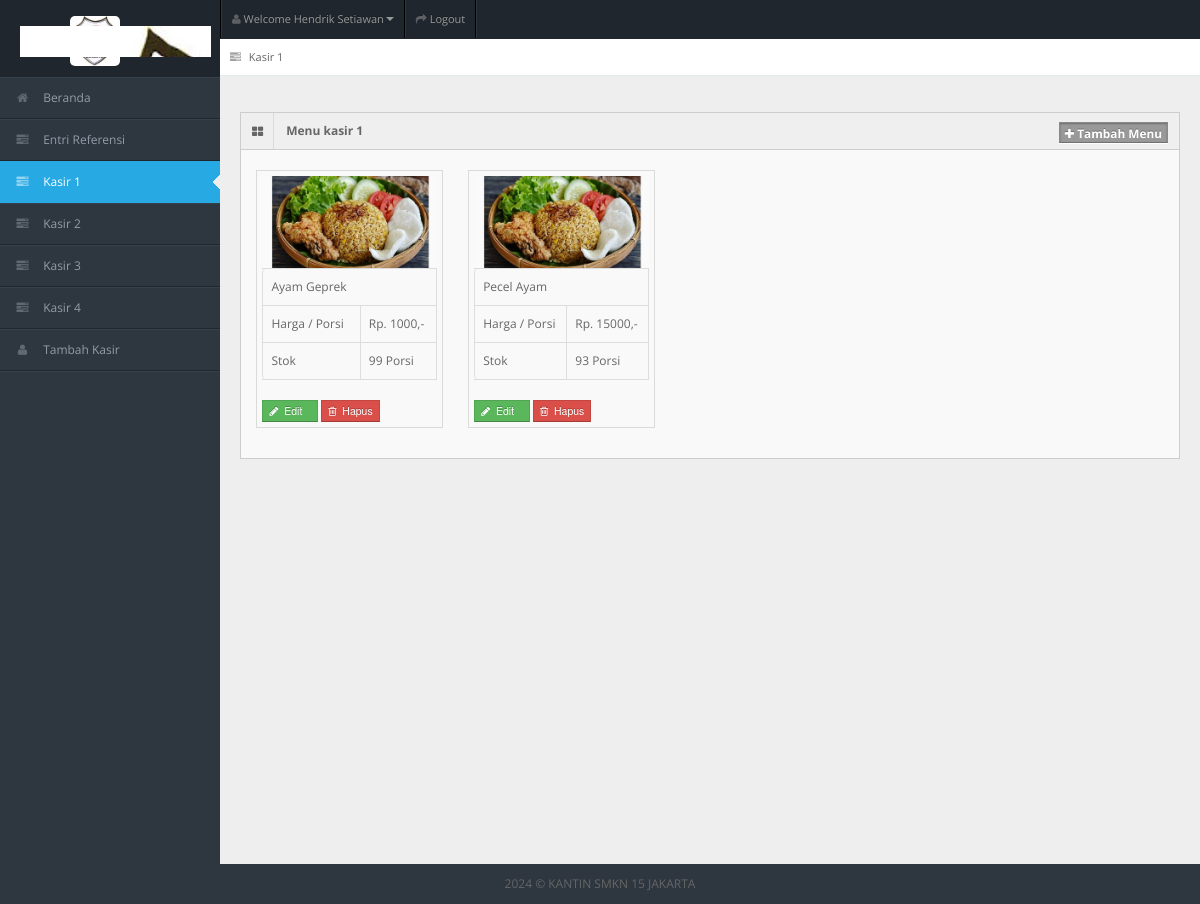
Page /kasir1.php (signed in) on the committed database.
### tables this page shows
CREATE TABLE `tb_user` (
  `id_user` int(11) NOT NULL,
  `username` varchar(150) NOT NULL,
  `password` varchar(150) NOT NULL,
  `nama_user` varchar(150) NOT NULL,
  `id_level` int(11) NOT NULL,
  `status` varchar(150) NOT NULL
);

CREATE TABLE `tb_masakan` (
  `id_masakan` int(11) NOT NULL,
  `id_level` int(11) NOT NULL,
  `nama_masakan` varchar(150) NOT NULL,
  `harga` varchar(150) NOT NULL,
  `stok` int(11) NOT NULL,
  `status_masakan` varchar(150) NOT NULL,
  `gambar_masakan` varchar(150) NOT NULL
);

### kasir1.php (the view, shortened to what this page needs)
<!DOCTYPE html>
<?php
include "connection/koneksi.php";
$id = $_SESSION['id_user'];
if(isset ($_SESSION['username'])){
  $query = "select * from tb_user natural join tb_level where id_user = $id";
  mysqli_query($conn, $query);
  $sql = mysqli_query($conn, $query);
  while($r = mysqli_fetch_array($sql)){
?>
<html lang="en">
<head>
    <link rel="stylesheet" href="template/dashboard/css/bootstrap.min.css" />
    <link rel="stylesheet" href="template/dashboard/css/bootstrap-responsive.min.css" />
    <link rel="stylesheet" href="template/dashboard/css/fullcalendar.css" />
    <link rel="stylesheet" href="template/dashboard/css/matrix-style.css" />
    <link rel="stylesheet" href="template/dashboard/css/matrix-media.css" />
    <link href="template/dashboard/font-awesome/css/font-awesome.css" rel="stylesheet" />
    <link rel="stylesheet" href="template/dashboard/css/jquery.gritter.css" />
</head>
<body>
    <div id="header">
        <h1><a href="kasir1.php">Kasir 1</a></h1>
        <img src="gambar/logo155.jpg" alt="logo-smkn15"
            style="width: 50px; height:50px; margin-top:-25px; margin-left:70px; border-radius: 5px;">
    </div>
    <div id="user-nav" class="navbar navbar-inverse">
        <ul class="nav">
            <li class="dropdown" id="profile-messages"><a title="" href="#" data-toggle="dropdown"
                    data-target="#profile-messages" class="dropdown-toggle"><i class="icon icon-user"></i> <span
                        class="text">Welcome <?php echo $r['nama_user'];?></span><b class="caret"></b></a>
            </li>
            <li class="" onclick="show()" style="cursor:pointer;"><a title=""><i class="icon icon-share-alt"></i> <span
                        class="text">Logout</span></a></li>
        </ul>
    </div>
    <div id="sidebar">
        <ul>
            <?php
    if($r['id_level'] == 1){
  ?>
            <li><a href="beranda.php"><i class="icon icon-home"></i> <span>Beranda</span></a> </li>
            <li> <a href="entri_referensi.php"><i class="icon icon-tasks"></i> <span>Entri Referensi</span></a>
            <li class="active"> <a href="kasir1.php"><i class="icon icon-tasks"></i> <span>Kasir 1</span></a>
            <li> <a href="kasir2.php"><i class="icon icon-tasks"></i> <span>Kasir 2</span></a>
            <li> <a href="kasir3.php"><i class="icon icon-tasks"></i> <span>Kasir 3</span></a>
            <li> <a href="kasir4.php"><i class="icon icon-tasks"></i> <span>Kasir 4</span></a>
            <li> <a href="daftar.php"><i class="icon icon-user"></i> <span>Tambah Kasir</span></a>
            </li>
            <?php
    } else if($r['id_level'] == 2){
  ?>
            <li class="active"><a href="beranda.php"><i class="icon icon-home"></i> <span>Beranda</span></a> </li>
            <li> <a href="entri_order.php"><i class="icon icon-shopping-cart"></i> <span>Entri Order</span></a> </li>
            <li> <a href="entri_transaksi.php"><i class="icon icon-inbox"></i> <span>Entri Transaksi</span></a> </li>
            <li> <a href="generate_laporan.php"><i class="icon icon-print"></i> <span>Generate Laporan</span></a> </li>
            <?php
    } else if($r['id_level'] == 3){
  ?> <li><a href="beranda.php"><i class="icon icon-home"></i> <span>Beranda</span></a> </li>
            <li> <a href="entri_transaksi.php"><i class="icon icon-inbox"></i> <span>Entri Transaksi</span></a> </li>
            <li> <a href="entri_order.php"><i class="icon icon-shopping-cart"></i> <span>Entri Order</span></a> </li>
            <li> <a href="entri_transaksi.php"><i class="icon icon-inbox"></i> <span>Entri Transaksi</span></a> </li>
            <li> <a href="generate_laporan.php"><i class="icon icon-print"></i> <span>Generate Laporan</span></a> </li>
            <?php
    } else if($r['id_level'] == 4){
  ?>
            <li><a href="beranda.php"><i class="icon icon-home"></i> <span>Beranda</span></a> </li>
            <li> <a href="entri_order.php"><i class="icon icon-shopping-cart"></i> <span>Entri Order</span></a> </li>
            <li> <a href="entri_transaksi.php"><i class="icon icon-inbox"></i> <span>Entri Transaksi</span></a> </li>
            <li> <a href="generate_laporan.php"><i class="icon icon-print"></i> <span>Generate Laporan</span></a> </li>
            <?php
    } else if($r['id_level'] == 5){
  ?>
            <li><a href="beranda.php"><i class="icon icon-home"></i> <span>Beranda</span></a> </li>
            <li> <a href="entri_order.php"><i class="icon icon-shopping-cart"></i> <span>Entri Order</span></a> </li>
            <li> <a href="entri_transaksi.php"><i class="icon icon-inbox"></i> <span>Entri Transaksi</span></a> </li>
            <li> <a href="generate_laporan.php"><i class="icon icon-print"></i> <span>Generate Laporan</span></a> </li>
            <?php
    }
  ?>
        </ul>
    </div>
    <div id="content">
        <div id="content-header">
            <div id="breadcrumb"> <a href="kasir1.php" title="Go to here" class="tip-bottom"><i
                        class="icon icon-tasks"></i> Kasir 1</a></div>
        </div>
        <div class="container-fluid">
            <div class="row-fluid">
                <?php
      if($r['id_level'] == 1){
    ?>
                <div class="widget-box">
                    <div class="widget-title bg_lg"><span class="icon"><i class="icon-th-large"></i></span>
                        <h5>Menu kasir 1</h5>
                        <a href="tambah_menu.php" class="btn btn-info btn-mini label"><i
                                class="icon-plus"></i>&nbsp;Tambah Menu</a>
                    </div>
                    <div class="widget-content">
                        <ul class="thumbnails">
                            <div class="btn-icon-pg">
                                <ul>
                                    <?php
                  $query_data_makanan = "select * from tb_masakan JOIN tb_level ON tb_masakan.id_level = tb_level.id_level WHERE tb_level.nama_level = 'kasir1' ORDER BY tb_masakan.id_masakan DESC";
                  $sql_data_makanan = mysqli_query($conn, $query_data_makanan);
                  while($r_dt_makanan = mysqli_fetch_array($sql_data_makanan)){
                ?>
                                    <li class="span2">
                                        <a> <img src="gambar/<?php echo $r_dt_makanan['gambar_masakan']?>" alt=""> </a>
                                        <table class="table table-bordered">
                                            <tbody>
                                                <tr>
                                                    <td><?php echo $r_dt_makanan['nama_masakan'];?></td>
                                                </tr>
                                                <tr>
                                                    <td>Harga / Porsi</td>
                                                    <td>Rp. <?php echo $r_dt_makanan['harga'];?>,-</td>
                                                </tr>
                                                <tr>
                                                    <td>Stok</td>
                                                    <td><?php echo $r_dt_makanan['stok'];?> Porsi</td>
                                                </tr>
                                            </tbody>
                                        </table>
                                        <form action="" method="post">
                                            <button type="submit" value="<?php echo $r_dt_makanan['id_masakan'];?>"
                                                name="edit_menu1" class="btn btn-success btn-mini"><i
                                                    class='icon-pencil'></i>&nbsp;&nbsp;Edit &nbsp;&nbsp;</button>
                                            <button type="submit" value="<?php echo $r_dt_makanan['id_masakan'];?>"
                                                name="hapus_menu" class="btn btn-mini btn-danger"><i
                                                    class='icon icon-trash'></i>&nbsp; Hapus</button>
                                        </form>
                                    </li>
                                    <?php
                    }
                  ?>
                                </ul>
                            </div>
                        </ul>
                    </div>
                </div>
                <?php
        }
      ?>
            </div>
        </div>
    </div>
    <div class="row-fluid">
        <div id="footer" class="span12"> <?php echo date('Y'); ?> &copy; KANTIN <a href="#">SMKN
                15 JAKARTA</a>
        </div>
</body>
</html>
<?php
  }
} else {
  header('location: logout.php');
}
?>

### template/dashboard/css/matrix-media.css (style rules this page uses)
body { background:#2E363F; }
#header { background-color: #1f262d; margin-top:10px; }
#sidebar > ul { border-bottom: 1px solid #37414b }
#sidebar > ul > li { border-top: 1px solid #37414b; border-bottom: 1px solid #1f262d; }
#sidebar > ul > li.active { background-color: #27a9e3; border-bottom: 1px solid #27a9e3; border-top: 1px solid #27a9e3; }
#sidebar > ul > li.active a { color:#fff; text-decoration:none; }

### rows in the picture
tb_user: nama_user "Hendrik Setiawan"
tb_masakan: gambar_masakan (picture), nama_masakan "Ayam Geprek", harga "1000", stok "99", $r_dt_makanan['id_masakan'] 58 (drawn)
tb_masakan: gambar_masakan (picture), nama_masakan "Pecel Ayam", harga "15000", stok "93", $r_dt_makanan['id_masakan'] 57 (drawn)
